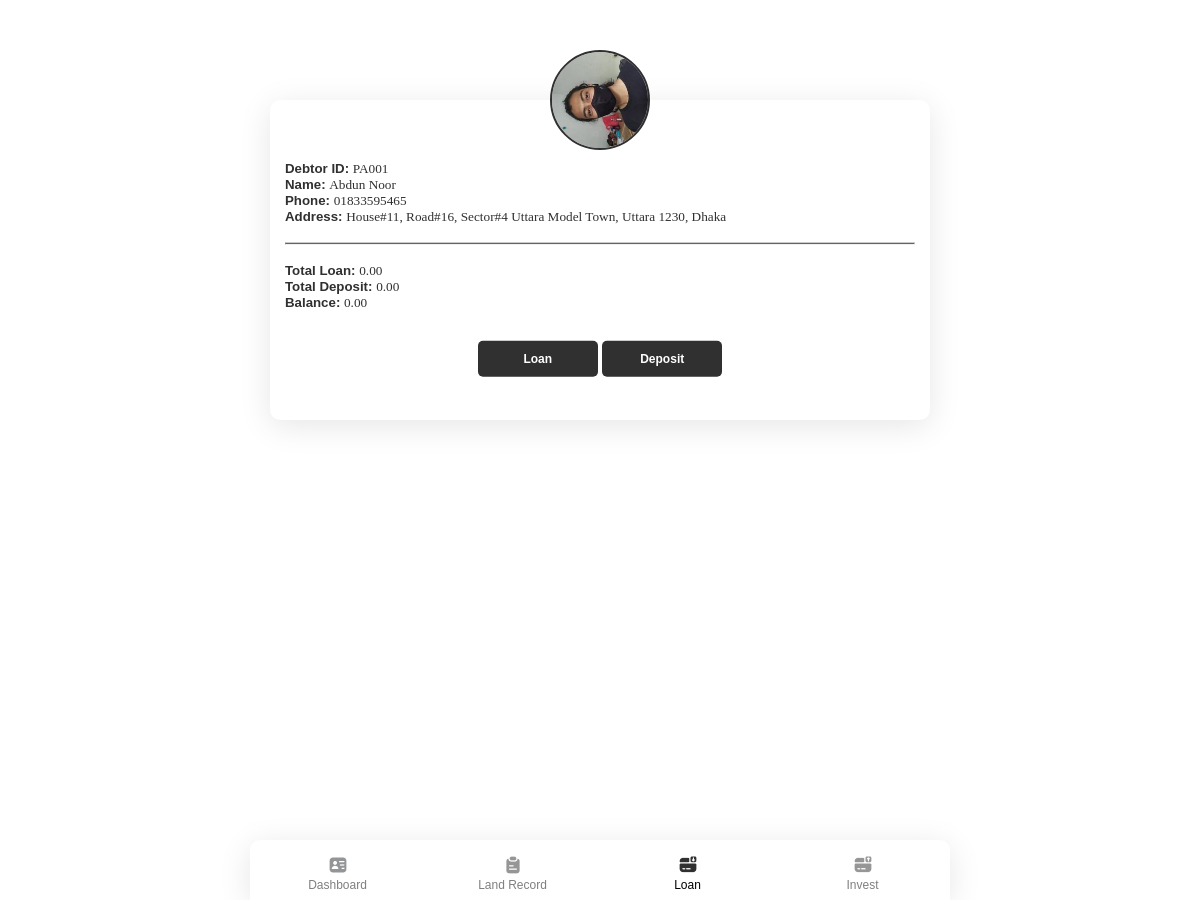
The app's page /debtorprofile/1 (signed in), older data.
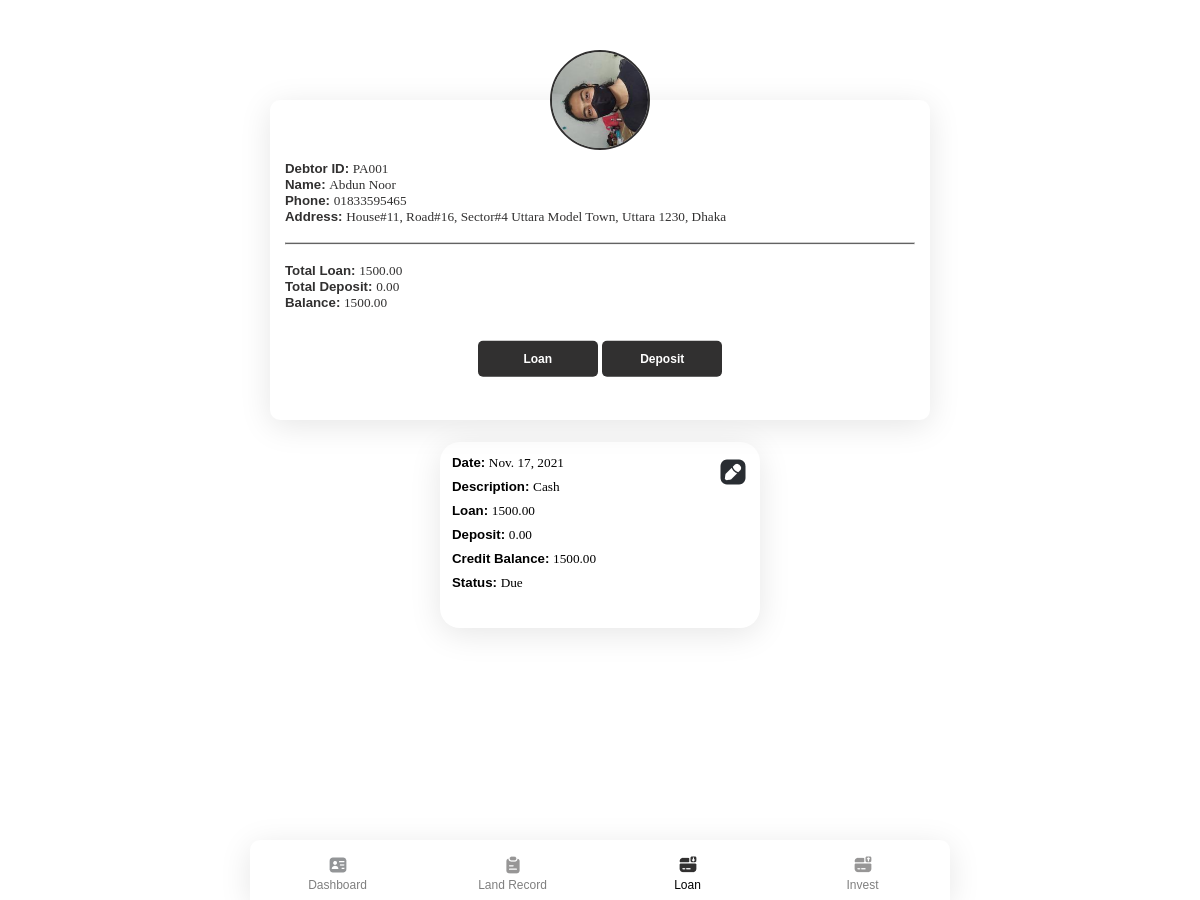
The same page, newer data.
### app/models.py (models this page shows)
class Account(models.Model):
    debtor = models.ForeignKey(Debtor, on_delete=models.SET_NULL, blank=True, null=True)
    description = models.TextField(blank=True, null= True)
    loan = models.FloatField(default=0, null=True, blank=True)
    deposit = models.FloatField(default=0, null=True, blank=True)
    balance = models.FloatField(default=0, null=True, blank=True)
    date = models.DateField( default=datetime.date.today, blank=True, null=True)
    status = models.BooleanField(default=None, null=True, blank=False)

### app/views.py (the view)
# urls.py: path('debtorprofile/<int:id>', views.debtorprofile, name='debtorprofile'),
@login_required(login_url='login')
def debtorprofile(request, id):
    if request.method == 'POST' and request.FILES['img']:
        i = request.FILES['img']
        profile = Debtor.objects.get(id=id)
        profile.img = i
        profile.save()
        return redirect("debtorprofile", id)
    else:
        profile = Debtor.objects.get(id=id)
        accounts = Account.objects.filter(debtor=profile).order_by('-id')
        total_loan, total_depost, b = total_count_debtor(accounts)
        return render(request, "app/debtorprofile.html",{
            "profile": profile,
            "accounts": accounts,
            "total_loan": total_loan,
            "total_deposit": total_depost,
            "Due": b,
        })

### app/models.py (called while the page is built)
    def __str__(self):
        return "PA00" +str(self.id)

### app/views.py (called while the page is built)
def total_count_debtor(accounts):
    total_loan = 0
    total_depost = 0
    b = 0
    for account in accounts:
        total_loan = total_loan + account.loan
        total_depost = total_depost + account.deposit
    b = total_loan - total_depost
    return total_loan, total_depost, b

### app/templates/app/debtorprofile.html (shortened to what this page needs)
{% extends "app/layout.html" %}
{% load static %}
{% block body %}
<header class="profile" style="text-align: center;">
  <div class="image-upload">
          <label onclick="imagePreview(imgbtn)" id="imgbtn">
              <img src="{{ profile.img.url }}" />
          </label>
  </div>
  <div class="info">
      <h5>Debtor ID: <span class="lightword">{{ profile }}</span></h5>
      <h5>Name: <span class="lightword">{{ profile.debtorName }}</span></h5>
      <h5>Phone: <span class="lightword">{{ profile.phone }}</span></h5>
      <h5>Address: <span class="lightword">{{ profile.address }}</span></h5>
      <br>
      <hr>
      <br>
      <h5>Total Loan: <span class="lightword">{{ total_loan|floatformat:2 }}</span></h5>
      <h5>Total Deposit: <span class="lightword">{{ total_deposit|floatformat:2 }}</span></h5>
      <h5>Balance: <span class="lightword">{{ Due|floatformat:2 }}</span></h5>
      <br>
      <div class="buttondiv">
          <button class="samebuttons" type="button" onclick="ModalFunc(loanbtn)" id="loanbtn">Loan</button>
          <button class="samebuttons" type="button" onclick="ModalFunc(depositbtn)" id="depositbtn">Deposit</button>
      </div>
  </div>
</header>
<div class="list-cards">
  {% for account in accounts %}
  <div class="card list">
      <h5>Date: <span class="lightword">{{ account.date }}</span></h5>
      <h5>Description: <span class="lightword">{{ account.description }}</span></h5>
      <h5>Loan: <span class="lightword">{{ account.loan|floatformat:2 }}</span></h5>
      <h5>Deposit: <span class="lightword">{{ account.deposit|floatformat:2 }}</span></h5>
      <h5>Credit Balance: <span class="lightword">{{ account.balance|floatformat:2 }}</span></h5>
      <h5>Status: <span class="lightword">{% if account.status %} Paid {% else %} Due {% endif %}</span></h5>
      <a href="{% url 'edit' account.id 'loanedit' account.debtor  %}"><img src="{% static 'app/img/icon/edit.png' %}" alt=""></a>
  </div>
  {% endfor %}
</div>
{% endblock %}

Row changes from the older to the newer data that the page shows:
added Account: date "Nov. 17, 2021", description "Cash", loan "1500.00", deposit "0.00", balance "1500.00", status "Due"
Text that changed along with them:
{{ total_loan|floatformat:2 }}: "0.00" → "1500.00"
{{ Due|floatformat:2 }}: "0.00" → "1500.00"
